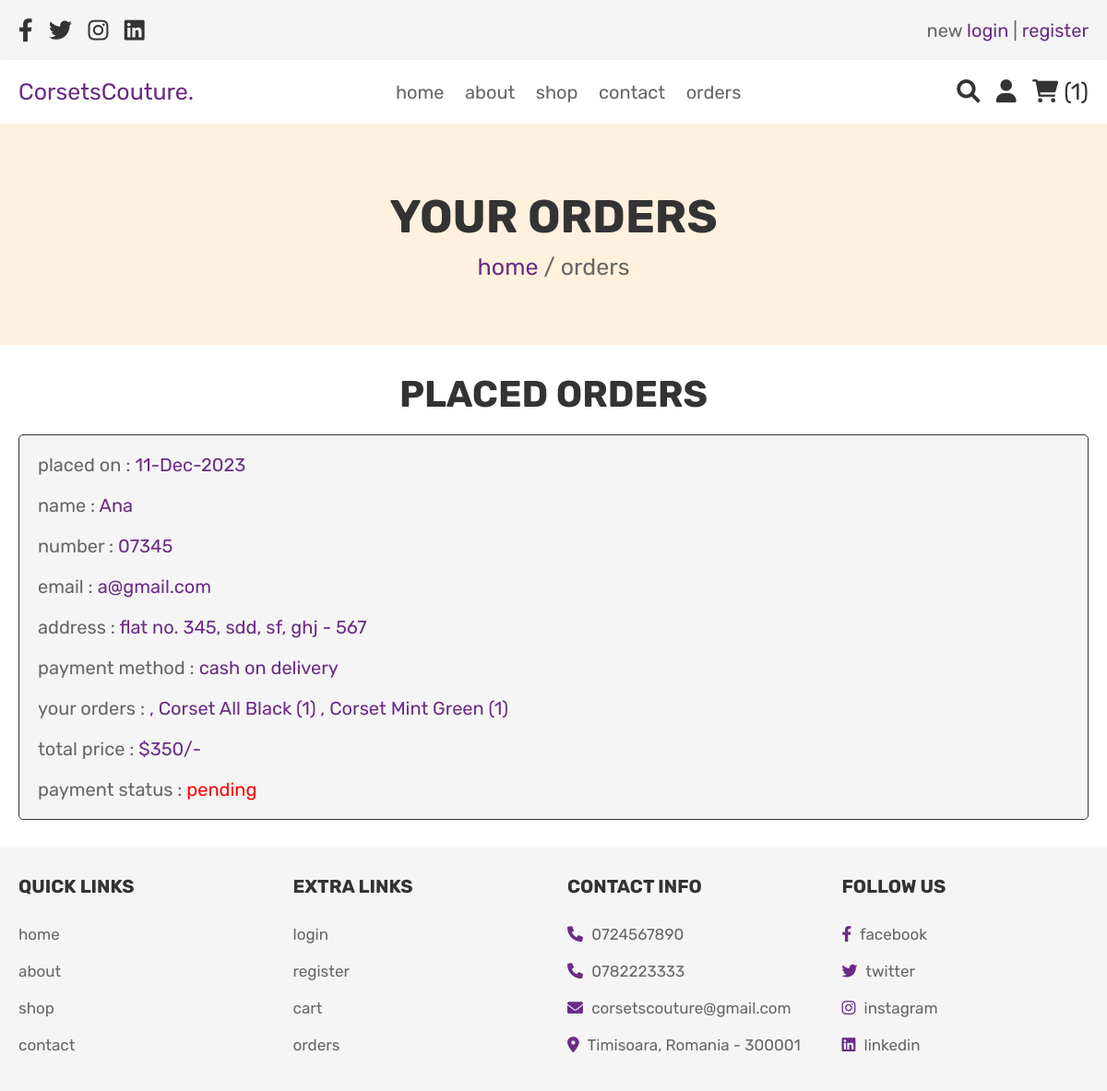
The page /orders.php (signed in) on the database its author committed.
### tables this page shows
CREATE TABLE `orders` (
  `id` int(100) NOT NULL,
  `user_id` int(100) NOT NULL,
  `name` varchar(100) NOT NULL,
  `number` varchar(12) NOT NULL,
  `email` varchar(100) NOT NULL,
  `method` varchar(50) NOT NULL,
  `address` varchar(500) NOT NULL,
  `total_products` varchar(1000) NOT NULL,
  `total_price` int(100) NOT NULL,
  `placed_on` varchar(50) NOT NULL,
  `payment_status` varchar(20) NOT NULL DEFAULT 'pending'
);

### orders.php (the view, shortened to what this page needs)
<?php
include 'config.php';
$user_id = $_SESSION['user_id'];
?>
<!DOCTYPE html>
<html lang="en">
<head>
   <link rel="stylesheet" href="https://cdnjs.cloudflare.com/ajax/libs/font-awesome/6.0.0/css/all.min.css">
   <link rel="stylesheet" href="css/style.css">
</head>
<body>
<?php include 'header.php'; ?>
<div class="heading">
   <h3>your orders</h3>
   <p> <a href="home.php">home</a> / orders </p>
</div>
<section class="placed-orders">
   <h1 class="title">placed orders</h1>
   <div class="box-container">
      <?php
         $order_query = mysqli_query($conn, "SELECT * FROM `orders` WHERE user_id = '$user_id'") or die('query failed');
         if(mysqli_num_rows($order_query) > 0){
            while($fetch_orders = mysqli_fetch_assoc($order_query)){
      ?>
      <div class="box">
         <p> placed on : <span><?php echo $fetch_orders['placed_on']; ?></span> </p>
         <p> name : <span><?php echo $fetch_orders['name']; ?></span> </p>
         <p> number : <span><?php echo $fetch_orders['number']; ?></span> </p>
         <p> email : <span><?php echo $fetch_orders['email']; ?></span> </p>
         <p> address : <span><?php echo $fetch_orders['address']; ?></span> </p>
         <p> payment method : <span><?php echo $fetch_orders['method']; ?></span> </p>
         <p> your orders : <span><?php echo $fetch_orders['total_products']; ?></span> </p>
         <p> total price : <span>$<?php echo $fetch_orders['total_price']; ?>/-</span> </p>
         <p> payment status : <span style="color:<?php if($fetch_orders['payment_status'] == 'pending'){ echo 'red'; }else{ echo 'green'; } ?>;"><?php echo $fetch_orders['payment_status']; ?></span> </p>
         </div>
      <?php
       }
      }else{
         echo '<p class="empty">no orders placed yet!</p>';
      }
      ?>
   </div>
</section>
<?php include 'footer.php'; ?>
</body>
</html>

### css/style.css (style rules this page uses)
:root { --purple:#6a2c85; --red:#000000; --orange:#f39c12; --black:#333; --white:#fff; --light-color:#666; --light-white:#ccc; --light-bg:#f5f5f5; --border:.1rem solid var(--black); --box-shadow:0 .5rem 1rem rgba(0,0,0,.1); }
* { font-family: 'Rubik', sans-serif; margin:0; padding:0; box-sizing: border-box; outline: none; border:none; text-decoration: none; transition:all .2s linear; }
html { font-size: 62.5%; overflow-x: hidden; }
section { padding:3rem 2rem; }
.title { text-align: center; margin-bottom: 2rem; text-transform: uppercase; color:var(--black); font-size: 4rem; }
.heading { min-height: 30vh; display: flex; flex-flow: column; align-items: center; justify-content: center; gap:1rem; background-color: rgb(255, 241, 221); background-size: cover; background-position: center; text-align: center; }
.heading h3 { font-size: 5rem; color:var(--black); text-transform: uppercase; }
.heading p { font-size: 2.5rem; color:var(--light-color); }
.heading p a { color:var(--purple); }
.placed-orders .box-container { max-width: 1200px; margin:0 auto; display:flex; flex-wrap: wrap; align-items: center; gap:1.5rem; }
.placed-orders .box-container .box { flex:1 1 40rem; border-radius: .5rem; padding:2rem; border:var(--border); background-color: var(--light-bg); padding:1rem 2rem; }
.placed-orders .box-container .box p { padding:1rem 0; font-size: 2rem; color:var(--light-color); }
.placed-orders .box-container .box p span { color:var(--purple); }

### rows shown on the page
orders: placed_on "11-Dec-2023", name "Ana", number "07345", email "a@gmail.com", address "flat no. 345, sdd, sf, ghj - 567", method "cash on delivery", total_products ", Corset All Black (1) , Corset Mint Green (1)", total_price "350", payment_status "pending"

### other values the page prints
$cart_rows_number "1"
